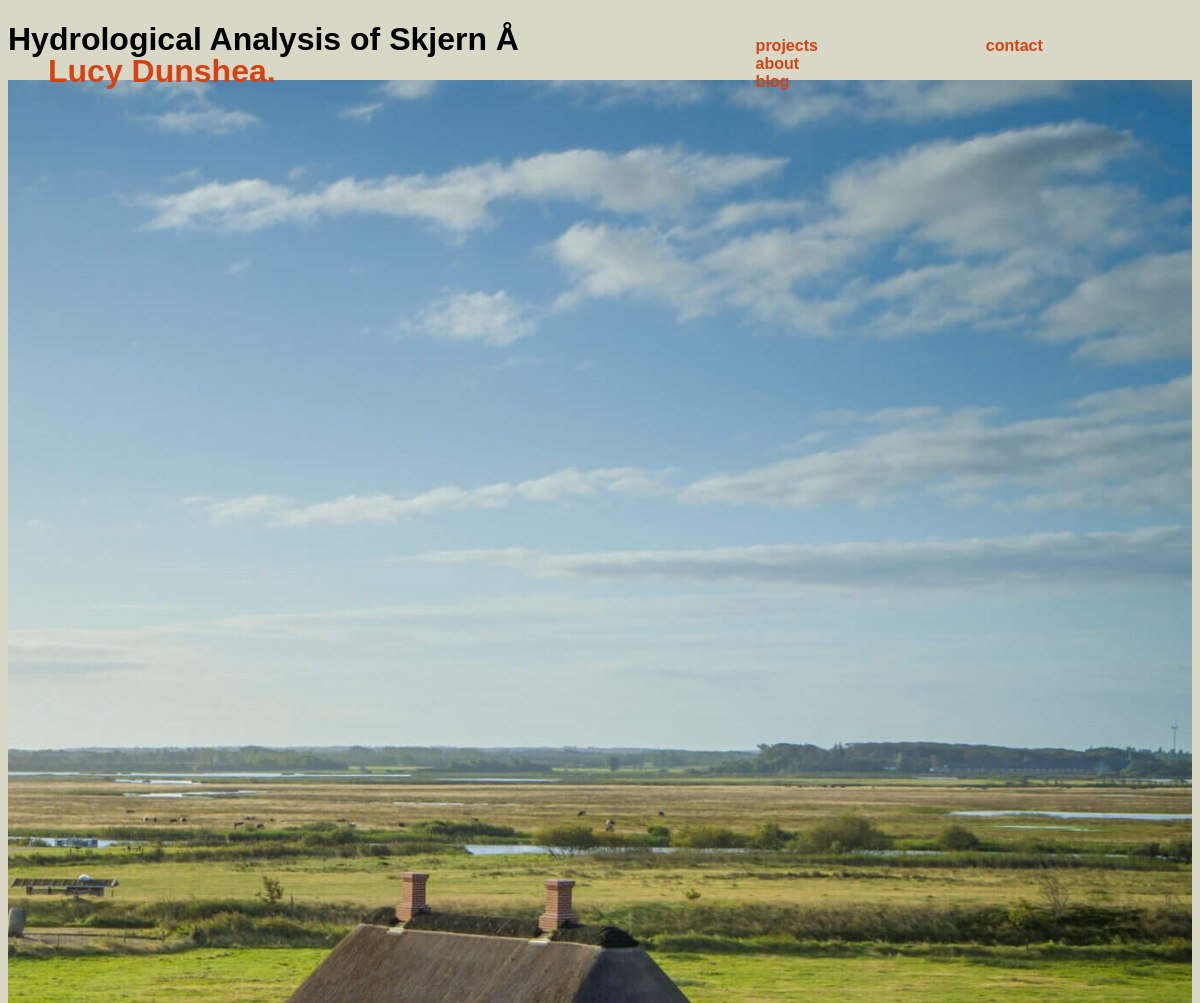
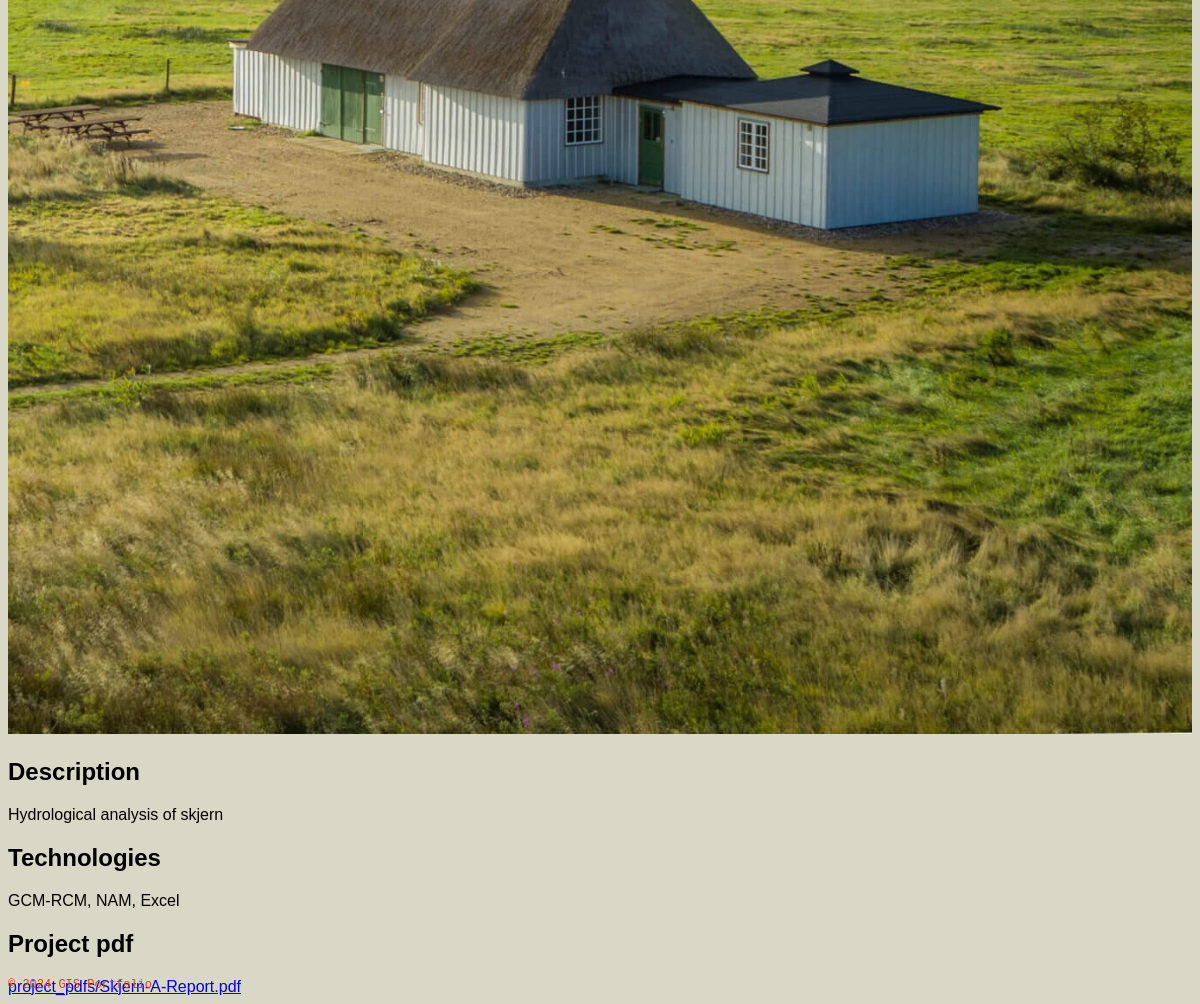
/projects/3/, run on the app's committed database (2 pictures, top to bottom).
### portfolio/models.py (models this page shows, shortened)
class Project(models.Model):
    CATEGORIES = [
        ('Urban_Design', 'Urban Design'),
        ('GIS', 'GIS'),
        ('Climate_Resilience', 'Climate Resilience'),
        ('Geography', 'Geography'),
    ]
    title = models.CharField(max_length=200)
    description = models.TextField()
    category = MultiSelectField(choices=CATEGORIES)
    technologies = models.CharField(max_length=300)
    map_embed = models.TextField()  # HTML iframe or JavaScript snippet for maps
    image = models.ImageField(upload_to='project_images/')
    created_at = models.DateTimeField(auto_now_add=True)
    pdf = models.FileField(upload_to='project_pdfs/', blank=True, null=True)

### portfolio/views.py (the view)
# urls.py: path('projects/<int:project_id>/', views.project_detail, name='project_detail'),
def project_detail(request, project_id):
    project = Project.objects.get(id=project_id)
    return render(request, 'portfolio/project_detail.html', {
        'project': project,
    })

### portfolio/templates/portfolio/project_detail.html
{% extends 'portfolio/base.html' %}
{% block content %}
{% load static %}
<div class="project-detail-section">
    <h1 class="project-detail-section__title">{{ project.title }}</h1>
    <div class="project-detail-section__container">
        <div class="project-detail-section__image">
            {% if project.image %}
            <img class="project-detail-section__image" src="{{ project.image.url }}" alt="{{ project.title }}">
            {% endif %}
        </div>
        <div class="project-detail-section__description">
            <h2 class="project-detail-section__description-title">Description</h2>
            <p class="project-detail-section__description-text">{{ project.description }}</p>
            <h2 class="project-detail-section__description-title">Technologies</h2>
            <p class="project-detail-section__description-text">{{ project.technologies }}</p>
            <h2 class="project-detail-section__description-title">Project pdf</h2>
            <a class="project-detail-section__description-pdf" href="{{ project.pdf }}">{{ project.pdf }}</a>
        </div>
    </div>
</div>
{% endblock %}

### portfolio/static/portfolio/css/styles.css (style rules this page uses)
body { background-color: #D9D8C7; font-family: "neue-haas-grotesk-text", sans-serif; }
.project-detail-section__image { width: 100%; height: 100%; }

### data on the page
Project: title "Hydrological Analysis of Skjern Å", image (picture), description "Hydrological analysis of skjern", technologies "GCM-RCM, NAM, Excel", pdf "project_pdfs/Skjern-A-Report.pdf"
